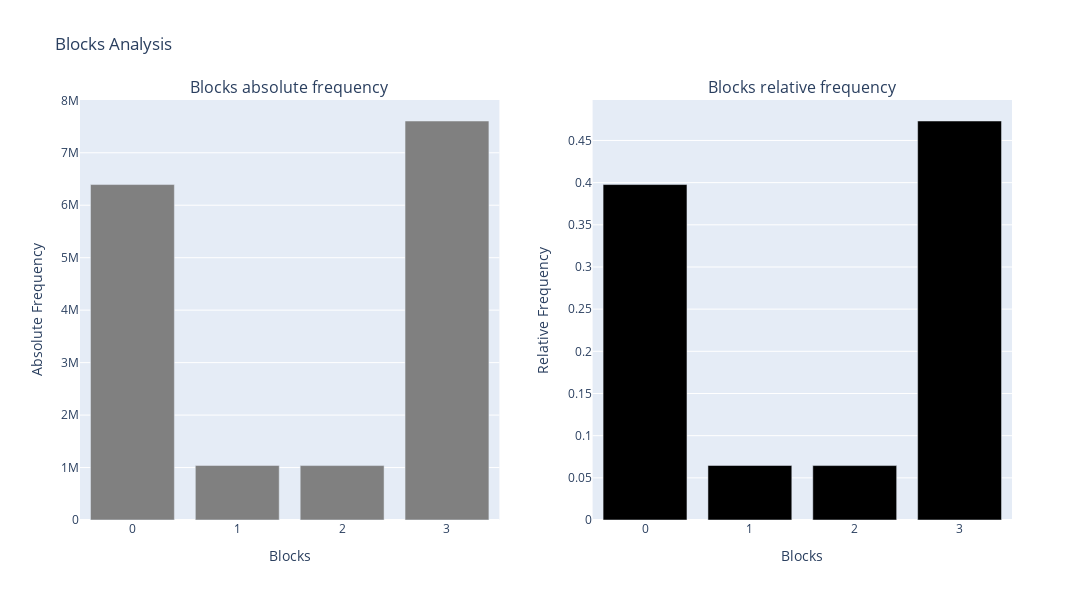

The notebook cell this image was saved under:
### Code cell
blocks_eth = blocks_size_2['ETHUSDT']
analyser = RandomnessAnalysis(blocks_df=blocks_eth, s=s)
frequencies_df = analyser.compute_blocks_frequencies()
plot_block_frequencies(frequencies_df)

### Figure 1 — Plotly figure (JSON) as saved in the notebook; plotly's stock layout.template omitted (floating-point values rounded to 4 significant figures)
{"data": [{"marker": {"color": "gray"}, "name": "Blocks absolute frequency", "type": "bar", "x": ["0", "1", "2", "3"], "xaxis": "x", "y": [6394121, 1039630, 1037546, 7605449], "yaxis": "y"}, {"marker": {"color": "black"}, "name": "Blocks relative frequency", "type": "bar", "x": ["0", "1", "2", "3"], "xaxis": "x2", "y": [0.3977, 0.06467, 0.06454, 0.4731], "yaxis": "y2"}], "layout": {"annotations": [{"font": {"size": 16}, "showarrow": false, "text": "Blocks absolute frequency", "x": 0.225, "xanchor": "center", "xref": "paper", "y": 1, "yanchor": "bottom", "yref": "paper"}, {"font": {"size": 16}, "showarrow": false, "text": "Blocks relative frequency", "x": 0.775, "xanchor": "center", "xref": "paper", "y": 1, "yanchor": "bottom", "yref": "paper"}], "height": 600, "showlegend": false, "title": {"text": "Blocks Analysis"}, "width": 1200, "xaxis": {"anchor": "y", "domain": [0, 0.45], "title": {"text": "Blocks"}}, "xaxis2": {"anchor": "y2", "domain": [0.55, 1], "title": {"text": "Blocks"}}, "yaxis": {"anchor": "x", "domain": [0, 1], "title": {"text": "Absolute Frequency"}}, "yaxis2": {"anchor": "x2", "domain": [0, 1], "title": {"text": "Relative Frequency"}}}}
